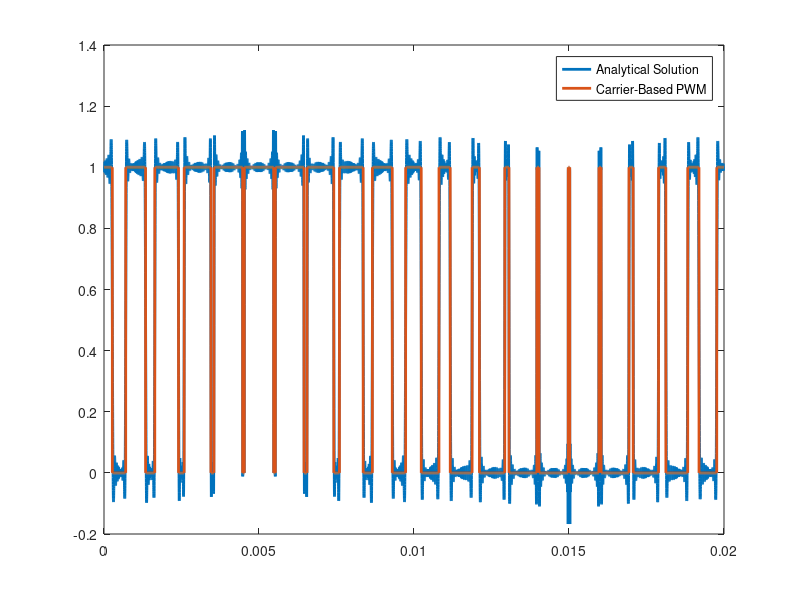

This figure's MATLAB source:

clear ;
clc;
tic;
%% Time array
Tstep = 1e-6; % s
Ts = Tstep; % s
ma = 0.9;
fout = 50; % Hz
fsw = 1e3; % Hz
Tfinal =1/fout ; % s
time_array = 0:Tstep:Tfinal-Tstep;
NumberofSteps = numel(time_array);
%% Generate switching signals
The_c=0;
VrefA = ma*sin(2*pi*fout*time_array);
VrefB = ma*sin(2*pi*fout*time_array-2*pi/3);
VrefC = ma*sin(2*pi*fout*time_array-4*pi/3);
Vtriang = zeros(1, NumberofSteps);
for k = 1:Tfinal*fsw
   Triang_temp = triang(1/(Ts*fsw));
   Vtriang((length(Triang_temp)*(k-1)+1:k/(Tstep*fsw))) = (Triang_temp*2)-1;
end
Vcarrier = Vtriang;
SA = double(VrefA > Vcarrier);
SB = double(VrefB > Vcarrier);
SC = double(VrefC > Vcarrier);

%%
k=ma;
w_o=2*pi*fout;
w_c= 2*pi*fsw;
The_o=pi/2;
The_c=0;

%% for SA
SAA=zeros(size(time_array));

for m=1:1000
    for n= -20:20  
        SAA=SAA+ (2/(m*pi))*sin((m+n)*pi/2)*...
                besselj(n,m*k*pi/2)*...
                cos(m*(w_c*time_array-The_c)...
                +n*(w_o*time_array-The_o));
       
        
        
    end
end


SAA= SAA+(1/2)+ (k/2)*cos(w_o*time_array-The_o);

toc;
%%
figure();
plot(time_array,SAA,'Linewidth',2);
hold on;
plot(time_array,SA,'Linewidth',2);

legend('Analytical Solution', 'Carrier-Based PWM')

